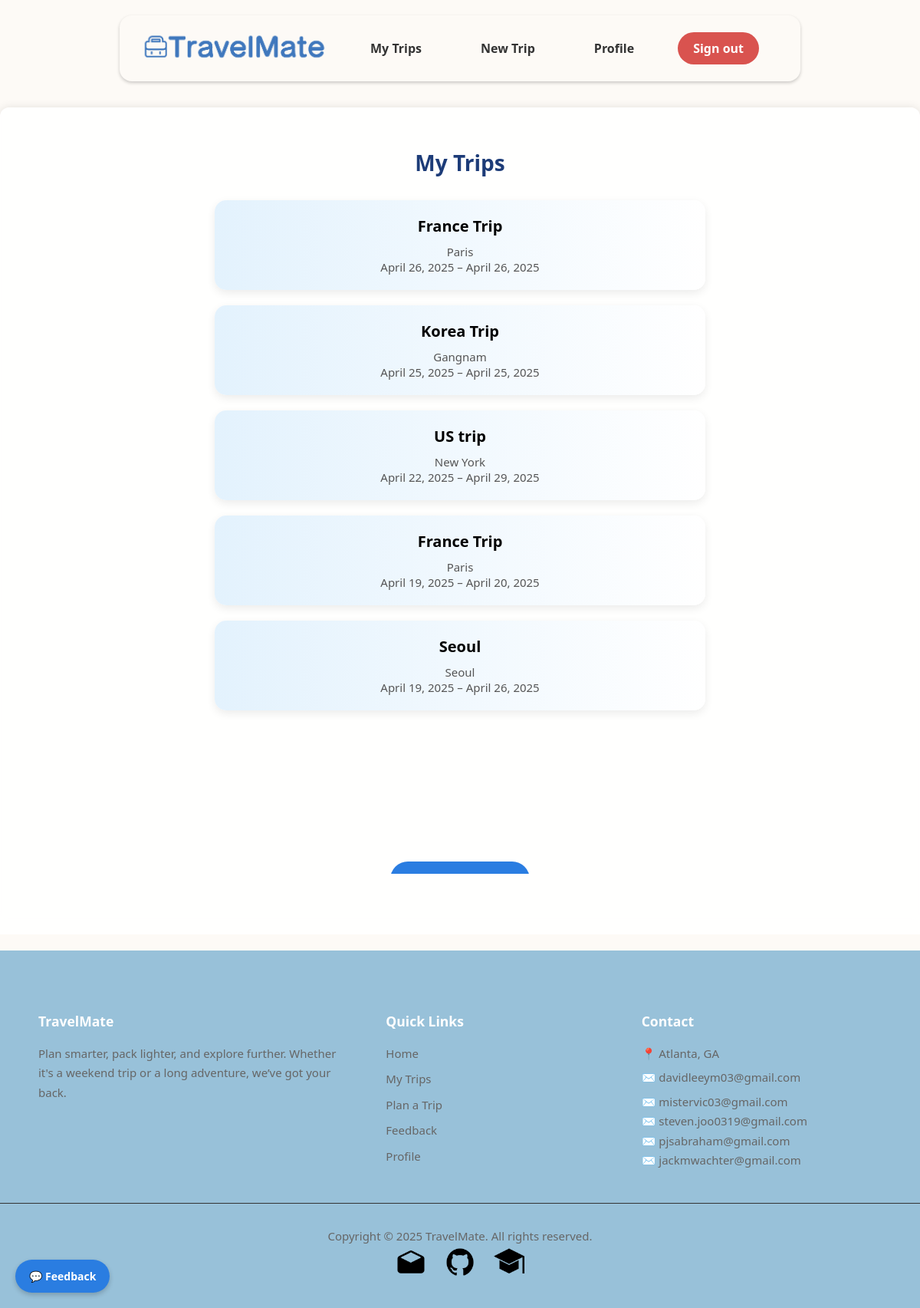
/trips/list/ (signed in), run on the app's committed database.
### trips/models.py (models this page shows, shortened)
class Trip(models.Model):
    TRIP_TYPE_CHOICES = [
        ('beach', 'Beach'),
        ('city', 'City'),
        ('hiking', 'Hiking'),
        ('business', 'Business'),
        ('snow', 'Snow / Ski'),
        ('other', 'Other'),
    ]
    user = models.ForeignKey(get_user_model(), on_delete=models.CASCADE)
    name = models.CharField(max_length=100)
    destination = models.CharField(max_length=100)
    start_date = models.DateField()
    end_date = models.DateField()
    trip_type = models.CharField(max_length=50, choices=TRIP_TYPE_CHOICES, default='other')
    manually_cleared = models.BooleanField(default=False)
    is_public = models.BooleanField(default=False)
    share_token = models.CharField(max_length=12, unique=True, blank=True, null=True)

### trips/views.py (the view)
# urls.py: path('list/', views.trip_list, name='trip_list'),
@login_required
def trip_list(request):
    trips = Trip.objects.filter(user=request.user).order_by('-start_date')
    return render(request, 'trips/trip_list.html', {'trips': trips})

### trips/templates/trips/trip_list.html (shortened to what this page needs)
{% extends 'base.html' %}
{% load static %}
{% block content %}
    <div style="text-align: center;">
        <h2 style="color: #1d3c78; margin-bottom: 30px; font-size: 28px; font-weight: 700;">My Trips</h2>
        <div class="trip-list">
            {% for trip in trips %}
                <a href="{% url 'trip_detail' trip.id %}" class="trip-card-link">
                    <div class="trip-card">
                        <div class="trip-title">{{ trip.name }}</div>
                        <div class="trip-info">
                            {{ trip.destination }}<br>
                            {{ trip.start_date }} – {{ trip.end_date }}
                        </div>
                    </div>
                </a>
            {% empty %}
                <p style="font-size: 16px; color: #777;">You have no trips yet.</p>
            {% endfor %}
        </div>
        <a href="{% url 'profile' %}" class="button" style="
            margin-top: 40px;
            background-color: #2a7de1;
            padding: 12px 24px;
            display: inline-block;
            border-radius: 25px;
            font-weight: 600;
            text-decoration: none;
            color: white;
            transition: background 0.3s ease;">
    ⬅ Back to Profile
        </a>
    </div>
{% endblock %}

### templates/base.html (style rules this page uses)
body { font-family: 'Segoe UI', sans-serif; background-color: #fdfaf6; background-repeat: no-repeat; background-size: 100% 100%; background-attachment: fixed; margin: 0; padding: 0; padding-top: 100px; }
a.button { background-color: #2a7de1; color: white; padding: 10px 20px; text-decoration: none; border-radius: 20px; font-weight: bold; display: inline-block; margin-top: 20px; }

### trips/templates/trips/trip_list.html (style rules this page uses)
.trip-card-link { text-decoration: none; color: inherit; }
.trip-card { border-radius: 15px; padding: 20px; margin: 20px auto; background: linear-gradient(to right, #e3f2fd, #ffffff); max-width: 600px; box-shadow: 0 4px 12px rgba(0, 0, 0, 0.08); transition: all 0.4s ease; transform: perspective(1px) translateZ(0); }
.trip-title { font-weight: 700; font-size: 20px; margin-bottom: 10px; }
.trip-info { color: #555; font-size: 15px; }

### data on the page
Trip: name "France Trip", destination "Paris", start_date "April 26, 2025", end_date "April 26, 2025"
Trip: name "Korea Trip", destination "Gangnam", start_date "April 25, 2025", end_date "April 25, 2025"
Trip: name "US trip", destination "New York", start_date "April 22, 2025", end_date "April 29, 2025"
Trip: name "France Trip", destination "Paris", start_date "April 19, 2025", end_date "April 20, 2025"
Trip: name "Seoul", destination "Seoul", start_date "April 19, 2025", end_date "April 26, 2025"
